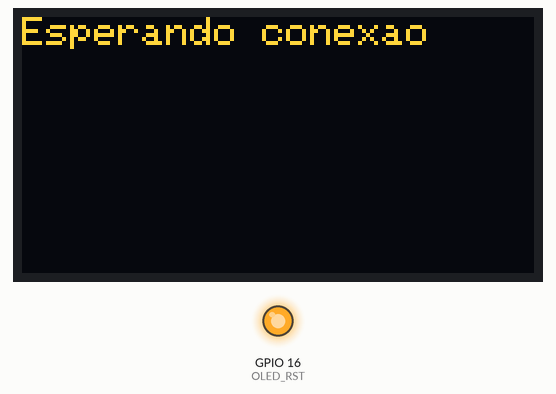
The sketch below on a simulated ESP32. On the bench: 128×64 one-colour display, output pins drawn as LEDs (lit = HIGH). The OLED is the two-colour kind (top 16 rows yellow); nothing arrives over Bluetooth unless stated; a phone connects over Bluetooth LE 3 s after start; what the sketch prints to the serial monitor is not drawn.

Above: at 0.1 s.
At 3.2 s:
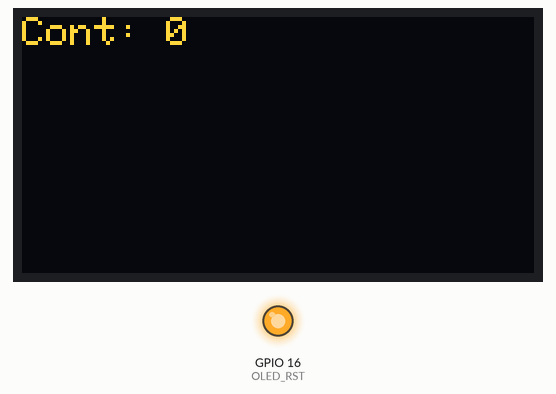
At 10.3 s:
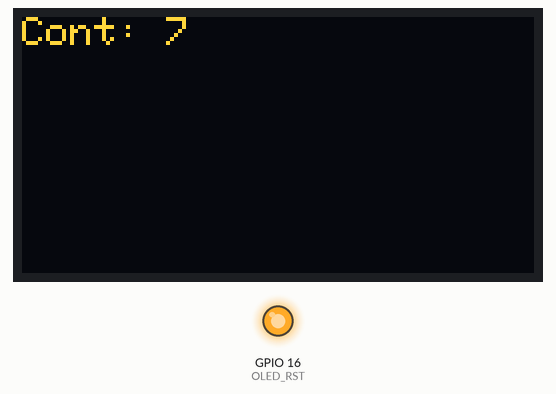
At 20.6 s:
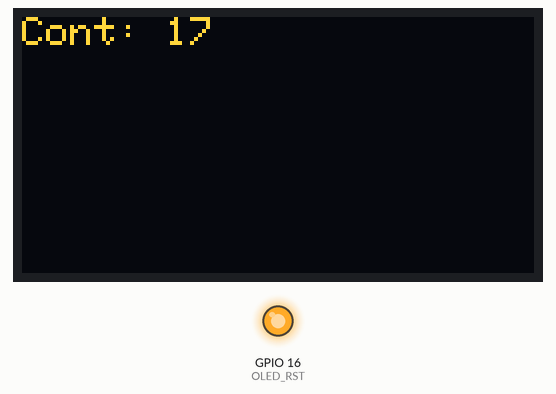
At 28.8 s:
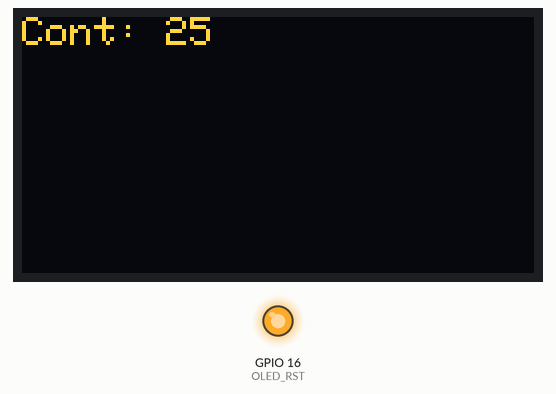
At 38.0 s:
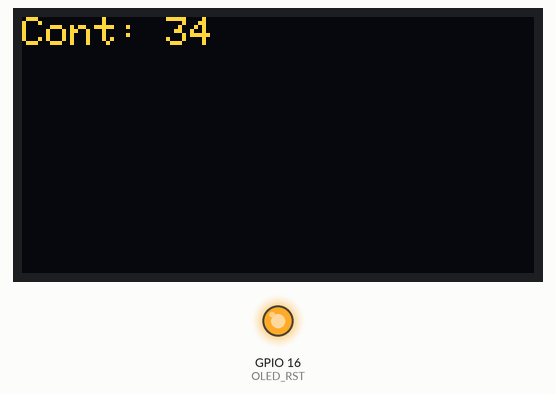

The sketch:

bluetooth_ble.ino
```cpp
/* Bibliotecas para o Display OLED*/
#include <Wire.h>
#include <Adafruit_GFX.h>
#include <Adafruit_SSD1306.h>

#include <BLEDevice.h>
#include <BLEServer.h>
#include <BLEUtils.h>
#include <BLE2902.h>

BLECharacteristic *pCharacteristic;
bool deviceConnected = false;
bool reiniciarBle = false;

#define SERVICE_UUID           "4fafc201-1fb5-459e-8fcc-c5c9c331914b"
#define CHARACTERISTIC_UUID_TX "6d68efe5-04b6-4a85-abc4-c2670b7bf7fd"

/* Pinagem para o Display Oled */
#define OLED_SDA 4
#define OLED_SCL 15
#define OLED_RST 16
#define SCREEN_WIDTH 128
#define SCREEN_HEIGHT 64

class MyServerCallbacks: public BLEServerCallbacks {
  void onConnect(BLEServer* pServer) {
    deviceConnected = true;
  };

  void onDisconnect(BLEServer* pServer) {
    deviceConnected = false;
    reiniciarBle = true;
  }
};

void StartBluetoothBle(){
  /* Criar o BLE Device */
  BLEDevice::init("ESP32");

  /* Criar o BLE Server */
  BLEServer *pServer = BLEDevice::createServer();
  pServer->setCallbacks(new MyServerCallbacks());

  /* Criar o BLE Service */
  BLEService *pService = pServer->createService(SERVICE_UUID);

  /* Criar o BLE Characteristic */
  pCharacteristic =pService->createCharacteristic(CHARACTERISTIC_UUID_TX, BLECharacteristic::PROPERTY_NOTIFY);

  /* BLE2902 precisa notificar */
  pCharacteristic->addDescriptor(new BLE2902());

  /* Iniciar o serviço */
  pService->start();

  /* Começar a anunciar */
  pServer->getAdvertising()->start();

  reiniciarBle = false;
  Serial.println("BLE iniciado");
}


Adafruit_SSD1306 display(SCREEN_WIDTH, SCREEN_HEIGHT, &Wire, OLED_RST); /* Definicões do Display OLED */

void setup() {
  Serial.begin(115200);

  /* Preparando a inicialização do display OLED */
  pinMode(OLED_RST, OUTPUT);
  digitalWrite(OLED_RST, LOW);
  delay(20);
  digitalWrite(OLED_RST, HIGH);

  /* Inicialização do display OLED */
  Wire.begin(OLED_SDA, OLED_SCL);
  if(!display.begin(SSD1306_SWITCHCAPVCC, 0x3c, false, false)) /* Endereço 0x3C para 128 x 32 */
  {
    Serial.println(F("Falha no Display OLED"));
    for(;;); /* Loop infinito */
  }
  else
  {
    display.clearDisplay();
    display.setTextSize(1);
    display.setTextColor(WHITE);
    display.setCursor(0, 0);
    display.print("Esperando conexao");
    display.display();
    //delay(2000);
  }

  StartBluetoothBle();

  Serial.println("Esperando por uma conexão do cliente para notificar");
}

int cont = 0;

void loop() {
  if (deviceConnected) {

    /* Converter o array de caracter */
    char txString[200];
    sprintf(txString, "Cont: %d", cont);

    /* Definindo o valor para a característica */
    pCharacteristic->setValue(txString);

    /* Notificar o cliente conectado */
    pCharacteristic->notify();

    Serial.println(txString);
    display.clearDisplay();
    display.setCursor(0, 0);
    display.println(txString);
    display.display();

    cont++;
    delay(1000);
  } else {
    if(reiniciarBle){
      StartBluetoothBle();
    }
  }
}
```

Measured:
- what the display in image 0 shows lasts 3.0 s, from 0.1 s to 3.1 s
- what the display in image 1 shows lasts 1.0 s, from 3.1 s to 4.1 s
